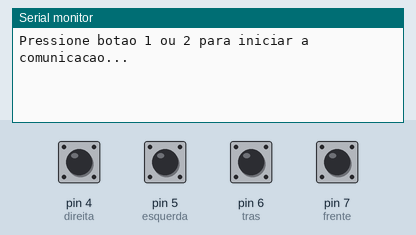
Bench run of a sketch on a simulated Arduino Uno, built with avr-gcc and run on an emulated ATmega328P. Shown: the last lines printed to the serial monitor. The test bench sets the inputs (shaded band); at power-on: pin 4 (direita), pin 5 (esquerda), pin 6 (tras), pin 7 (frente) HIGH. No radio packets arrive unless stated.

Above: at 1.2 s.
1.3 s: pin 4 (direita) pulled LOW for 0.15 s
At 2.5 s:
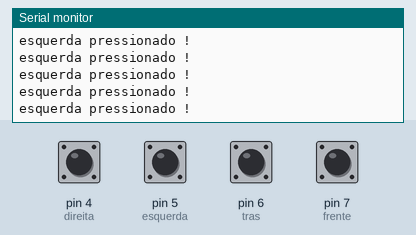
2.9 s: pin 6 (tras) pulled LOW for 0.15 s
At 3.7 s:
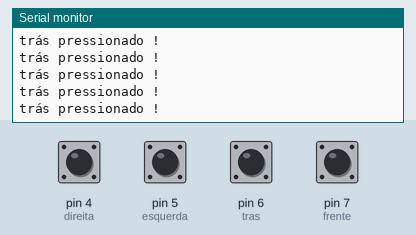
4.5 s: pin 7 (frente) pulled LOW for 0.15 s
At 5.8 s:
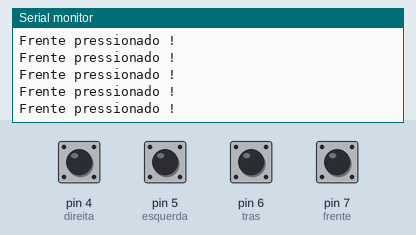
6.1 s: pin 6 (tras) driven LOW
At 6.9 s:
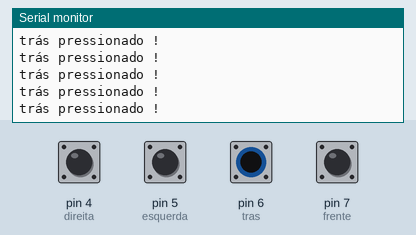
9.1 s: pin 5 (esquerda) pulled LOW for 1 s
13.1 s: pin 4 (direita) pulled LOW for 1 s
At 13.8 s:
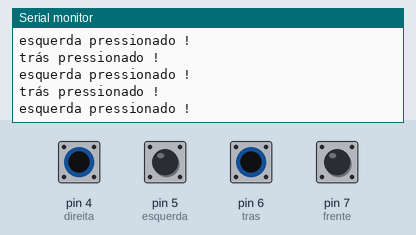

The sketch:

Transmissor_V1W.ino
```cpp
//Programa : Transmissão Robô teleguiado AVATAR
//Autor : Wanghley Soares Martins

#include <SPI.h>
#include "nRF24L01.h"
#include "RF24.h"

//Armazena os dados enviados
int dados[1];

//Inicializa a placa nos pinos 9 (CE) e 10 (CS) do nRF24L01
RF24 radio(9,10);

//Define o endereco para comunicacao entre os modulos
const uint64_t pipe = 0xE14BC8F482LL;

//Define os pinos dos botoes
int frente = 7;
int tras = 6;
int esquerda = 5;
int direita = 4;

void setup()
{
  //Define os botoes como entrada e ativa pull-up
  pinMode(frente,INPUT_PULLUP);
  pinMode(tras,INPUT_PULLUP);
  pinMode(esquerda,INPUT_PULLUP);
  pinMode(direita,INPUT_PULLUP);

  //Inicializa a serial
  Serial.begin(57600);
  Serial.println("Pressione botao 1 ou 2 para iniciar a comunicacao...");

  //Inicializa a comunicacao
  radio.begin();
  //Entra em modo de transmissao
  radio.openWritingPipe(pipe);
}

void loop()
{
  if (digitalRead(frente) == LOW)
  {
    Serial.println("Frente pressionado !");
    dados[0] = 1;
    radio.write(dados, 1);
  }
  if (digitalRead(tras) == LOW)
  {
    Serial.println("trás pressionado !");
    dados[0] = 2;
    radio.write(dados, 1);
  }
  if (digitalRead(esquerda) == LOW)
  {
    Serial.println("esquerda pressionado !");
    dados[0] = 3;
    radio.write(dados, 1);
  }
  if (digitalRead(direita) == LOW)
  {
    Serial.println("esquerda pressionado !");
    dados[0] = 4;
    radio.write(dados, 1);
  }
}
```

Measured:
- after the input at 1.3 s, the serial monitor: prints a new line at once (image 1)
- after the input at 2.9 s, the serial monitor: prints a new line at once (image 2)
- after the input at 4.5 s, the serial monitor: prints a new line at once (image 3)
- after the input at 6.1 s, the serial monitor: prints a new line at once (image 4)
